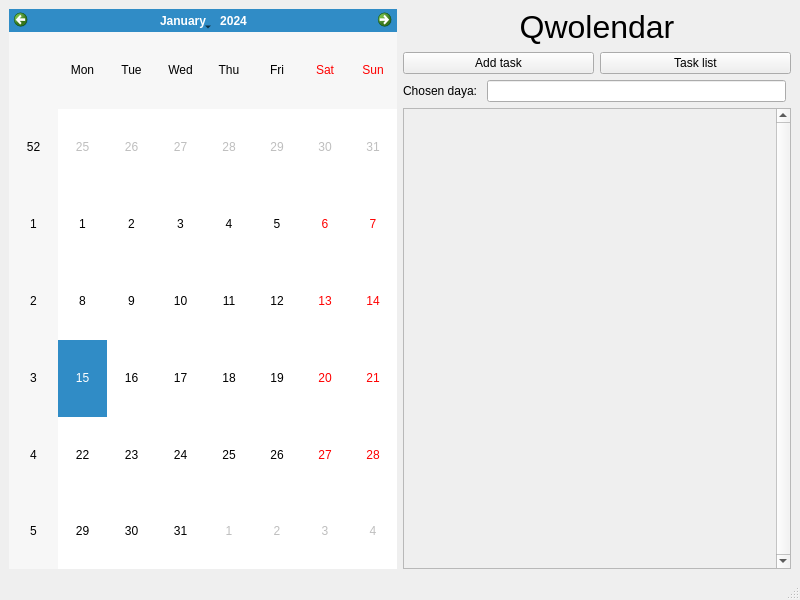
<?xml version="1.0" encoding="UTF-8"?>
<ui version="4.0">
 <class>MainWindow</class>
 <widget class="QMainWindow" name="MainWindow">
  <property name="geometry">
   <rect>
    <x>0</x>
    <y>0</y>
    <width>800</width>
    <height>600</height>
   </rect>
  </property>
  <property name="windowTitle">
   <string>Qwolendar</string>
  </property>
  <widget class="QWidget" name="centralwidget">
   <layout class="QHBoxLayout" name="horizontalLayout_4">
    <item>
     <widget class="QCalendarWidget" name="calendarWidget"/>
    </item>
    <item>
     <layout class="QVBoxLayout" name="verticalLayout_2">
      <item>
       <widget class="QLabel" name="label">
        <property name="text">
         <string>&lt;html&gt;&lt;head/&gt;&lt;body&gt;&lt;p&gt;&lt;span style=&quot; font-size:24pt;&quot;&gt;Qwolendar&lt;/span&gt;&lt;/p&gt;&lt;/body&gt;&lt;/html&gt;</string>
        </property>
        <property name="alignment">
         <set>Qt::AlignCenter</set>
        </property>
       </widget>
      </item>
      <item>
       <layout class="QHBoxLayout" name="horizontalLayout_2">
        <item>
         <widget class="QPushButton" name="button_add">
          <property name="text">
           <string>Add task</string>
          </property>
         </widget>
        </item>
        <item>
         <widget class="QPushButton" name="button_showList">
          <property name="text">
           <string>Task list</string>
          </property>
         </widget>
        </item>
       </layout>
      </item>
      <item>
       <layout class="QHBoxLayout" name="horizontalLayout_5">
        <property name="rightMargin">
         <number>5</number>
        </property>
        <item>
         <widget class="QLabel" name="label_2">
          <property name="text">
           <string>Chosen daya: </string>
          </property>
         </widget>
        </item>
        <item>
         <widget class="QLineEdit" name="lineEdit"/>
        </item>
       </layout>
      </item>
      <item>
       <layout class="QHBoxLayout" name="horizontalLayout_3">
        <item>
         <widget class="QScrollArea" name="scrollArea">
          <property name="verticalScrollBarPolicy">
           <enum>Qt::ScrollBarAlwaysOn</enum>
          </property>
          <property name="horizontalScrollBarPolicy">
           <enum>Qt::ScrollBarAlwaysOff</enum>
          </property>
          <property name="widgetResizable">
           <bool>true</bool>
          </property>
          <widget class="QWidget" name="scrollAreaWidgetContents_2">
           <property name="geometry">
            <rect>
             <x>0</x>
             <y>0</y>
             <width>365</width>
             <height>431</height>
            </rect>
           </property>
          </widget>
         </widget>
        </item>
       </layout>
      </item>
     </layout>
    </item>
   </layout>
  </widget>
  <widget class="QMenuBar" name="menubar">
   <property name="geometry">
    <rect>
     <x>0</x>
     <y>0</y>
     <width>800</width>
     <height>21</height>
    </rect>
   </property>
  </widget>
  <widget class="QStatusBar" name="statusbar"/>
 </widget>
 <resources/>
 <connections/>
</ui>
